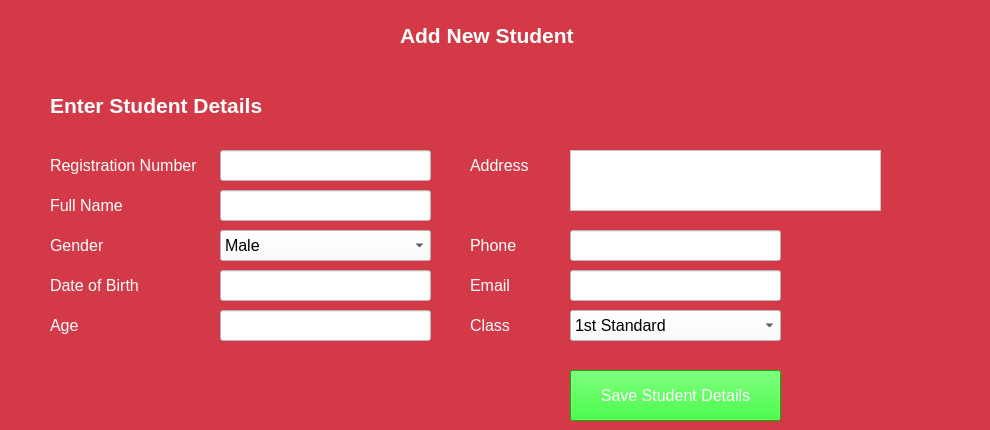
    <widget class="QWidget" name="tab">
     <property name="styleSheet">
      <string notr="true">color : rgb(255,255,255);

background-color : rgb(212,57,71)
</string>
     </property>
     <attribute name="title">
      <string>add stud</string>
     </attribute>
     <widget class="QLineEdit" name="tb11">
      <property name="geometry">
       <rect>
        <x>220</x>
        <y>150</y>
        <width>211</width>
        <height>31</height>
       </rect>
      </property>
      <property name="font">
       <font>
        <pointsize>12</pointsize>
       </font>
      </property>
      <property name="styleSheet">
       <string notr="true">background-color : rgb(255,255,255);
color : rgb(0,0,0)</string>
      </property>
     </widget>
     <widget class="QLabel" name="label">
      <property name="geometry">
       <rect>
        <x>50</x>
        <y>150</y>
        <width>151</width>
        <height>31</height>
       </rect>
      </property>
      <property name="font">
       <font>
        <pointsize>12</pointsize>
       </font>
      </property>
      <property name="text">
       <string>Registration Number</string>
      </property>
     </widget>
     <widget class="QLineEdit" name="tb12">
      <property name="geometry">
       <rect>
        <x>220</x>
        <y>190</y>
        <width>211</width>
        <height>31</height>
       </rect>
      </property>
      <property name="font">
       <font>
        <pointsize>12</pointsize>
       </font>
      </property>
      <property name="styleSheet">
       <string notr="true">background-color: rgb(255, 255, 255);

color : rgb(0,0,0)</string>
      </property>
     </widget>
     <widget class="QLabel" name="label_2">
      <property name="geometry">
       <rect>
        <x>50</x>
        <y>190</y>
        <width>161</width>
        <height>31</height>
       </rect>
      </property>
      <property name="font">
       <font>
        <pointsize>12</pointsize>
       </font>
      </property>
      <property name="text">
       <string>Full Name</string>
      </property>
     </widget>
     <widget class="QLabel" name="label_3">
      <property name="geometry">
       <rect>
        <x>50</x>
        <y>230</y>
        <width>161</width>
        <height>31</height>
       </rect>
      </property>
      <property name="font">
       <font>
        <pointsize>12</pointsize>
       </font>
      </property>
      <property name="text">
       <string>Gender</string>
      </property>
     </widget>
     <widget class="QComboBox" name="cb11">
      <property name="geometry">
       <rect>
        <x>220</x>
        <y>230</y>
        <width>211</width>
        <height>31</height>
       </rect>
      </property>
      <property name="font">
       <font>
        <pointsize>12</pointsize>
       </font>
      </property>
      <property name="styleSheet">
       <string notr="true">color : rgb(0,0,0);
background-color: rgb(255, 255, 255);</string>
      </property>
      <item>
       <property name="text">
        <string>Male</string>
       </property>
      </item>
      <item>
       <property name="text">
        <string>Female</string>
       </property>
      </item>
     </widget>
     <widget class="QLabel" name="label_4">
      <property name="geometry">
       <rect>
        <x>50</x>
        <y>310</y>
        <width>161</width>
        <height>31</height>
       </rect>
      </property>
      <property name="font">
       <font>
        <pointsize>12</pointsize>
       </font>
      </property>
      <property name="text">
       <string>Age</string>
      </property>
     </widget>
     <widget class="QLineEdit" name="tb13">
      <property name="geometry">
       <rect>
        <x>220</x>
        <y>270</y>
        <width>211</width>
        <height>31</height>
       </rect>
      </property>
      <property name="font">
       <font>
        <pointsize>12</pointsize>
       </font>
      </property>
      <property name="styleSheet">
       <string notr="true">background-color: rgb(255, 255, 255);

color : rgb(0,0,0)</string>
      </property>
     </widget>
     <widget class="QLabel" name="label_5">
      <property name="geometry">
       <rect>
        <x>470</x>
        <y>150</y>
        <width>81</width>
        <height>31</height>
       </rect>
      </property>
      <property name="font">
       <font>
        <pointsize>12</pointsize>
       </font>
      </property>
      <property name="text">
       <string>Address</string>
      </property>
     </widget>
     <widget class="QLineEdit" name="tb15">
      <property name="geometry">
       <rect>
        <x>570</x>
        <y>230</y>
        <width>211</width>
        <height>31</height>
       </rect>
      </property>
      <property name="font">
       <font>
        <pointsize>12</pointsize>
       </font>
      </property>
      <property name="styleSheet">
       <string notr="true">color : rgb(0,0,0);
background-color: rgb(255, 255, 255);</string>
      </property>
     </widget>
     <widget class="QLabel" name="label_6">
      <property name="geometry">
       <rect>
        <x>470</x>
        <y>230</y>
        <width>91</width>
        <height>31</height>
       </rect>
      </property>
      <property name="font">
       <font>
        <pointsize>12</pointsize>
       </font>
      </property>
      <property name="text">
       <string>Phone</string>
      </property>
     </widget>
     <widget class="QLineEdit" name="tb16">
      <property name="geometry">
       <rect>
        <x>570</x>
        <y>270</y>
        <width>211</width>
        <height>31</height>
       </rect>
      </property>
      <property name="font">
       <font>
        <pointsize>12</pointsize>
       </font>
      </property>
      <property name="styleSheet">
       <string notr="true">color : rgb(0,0,0);
background-color: rgb(255, 255, 255);</string>
      </property>
     </widget>
     <widget class="QLabel" name="label_7">
      <property name="geometry">
       <rect>
        <x>470</x>
        <y>270</y>
        <width>71</width>
        <height>31</height>
       </rect>
      </property>
      <property name="font">
       <font>
        <pointsize>12</pointsize>
       </font>
      </property>
      <property name="text">
       <string>Email</string>
      </property>
     </widget>
     <widget class="QLabel" name="label_8">
      <property name="geometry">
       <rect>
        <x>470</x>
        <y>310</y>
        <width>91</width>
        <height>31</height>
       </rect>
      </property>
      <property name="font">
       <font>
        <pointsize>12</pointsize>
       </font>
      </property>
      <property name="text">
       <string>Class</string>
      </property>
     </widget>
     <widget class="QTextEdit" name="mtb11">
      <property name="geometry">
       <rect>
        <x>570</x>
        <y>150</y>
        <width>311</width>
        <height>61</height>
       </rect>
      </property>
      <property name="font">
       <font>
        <pointsize>12</pointsize>
       </font>
      </property>
      <property name="styleSheet">
       <string notr="true">color : rgb(0,0,0);
background-color: rgb(255, 255, 255);</string>
      </property>
     </widget>
     <widget class="QLineEdit" name="tb14">
      <property name="geometry">
       <rect>
        <x>220</x>
        <y>310</y>
        <width>211</width>
        <height>31</height>
       </rect>
      </property>
      <property name="font">
       <font>
        <pointsize>12</pointsize>
       </font>
      </property>
      <property name="styleSheet">
       <string notr="true">color : rgb(0,0,0);
background-color: rgb(255, 255, 255);</string>
      </property>
     </widget>
     <widget class="QLabel" name="label_9">
      <property name="geometry">
       <rect>
        <x>50</x>
        <y>270</y>
        <width>161</width>
        <height>31</height>
       </rect>
      </property>
      <property name="font">
       <font>
        <pointsize>12</pointsize>
       </font>
      </property>
      <property name="text">
       <string>Date of Birth</string>
      </property>
     </widget>
     <widget class="QComboBox" name="cb12">
      <property name="geometry">
       <rect>
        <x>570</x>
        <y>310</y>
        <width>211</width>
        <height>31</height>
       </rect>
      </property>
      <property name="font">
       <font>
        <pointsize>12</pointsize>
       </font>
      </property>
      <property name="styleSheet">
       <string notr="true">color : rgb(0,0,0);
background-color: rgb(255, 255, 255);</string>
      </property>
      <item>
       <property name="text">
        <string>1st Standard</string>
       </property>
      </item>
      <item>
       <property name="text">
        <string>2st Standard</string>
       </property>
      </item>
      <item>
       <property name="text">
        <string>3rd Standard</string>
       </property>
      </item>
      <item>
       <property name="text">
        <string>4th Standard</string>
       </property>
      </item>
      <item>
       <property name="text">
        <string>5th Standard</string>
       </property>
      </item>
      <item>
       <property name="text">
        <string>6th Standard</string>
       </property>
      </item>
      <item>
       <property name="text">
        <string>7th Standard</string>
       </property>
      </item>
      <item>
       <property name="text">
        <string>8th Standard</string>
       </property>
      </item>
      <item>
       <property name="text">
        <string>9th Standard</string>
       </property>
      </item>
      <item>
       <property name="text">
        <string>10th Standard</string>
       </property>
      </item>
      <item>
       <property name="text">
        <string>11th Standard</string>
       </property>
      </item>
      <item>
       <property name="text">
        <string>12th Standard</string>
       </property>
      </item>
     </widget>
     <widget class="QPushButton" name="b11">
      <property name="geometry">
       <rect>
        <x>570</x>
        <y>370</y>
        <width>211</width>
        <height>51</height>
       </rect>
      </property>
      <property name="font">
       <font>
        <pointsize>12</pointsize>
       </font>
      </property>
      <property name="styleSheet">
       <string notr="true">background-color: rgb(0, 255, 0);</string>
      </property>
      <property name="text">
       <string>Save Student Details</string>
      </property>
     </widget>
     <widget class="QLabel" name="label_10">
      <property name="geometry">
       <rect>
        <x>400</x>
        <y>20</y>
        <width>251</width>
        <height>31</height>
       </rect>
      </property>
      <property name="font">
       <font>
        <pointsize>16</pointsize>
        <weight>75</weight>
        <bold>true</bold>
       </font>
      </property>
      <property name="text">
       <string>Add New Student</string>
      </property>
     </widget>
     <widget class="QLabel" name="l11">
      <property name="geometry">
       <rect>
        <x>50</x>
        <y>90</y>
        <width>931</width>
        <height>31</height>
       </rect>
      </property>
      <property name="font">
       <font>
        <pointsize>16</pointsize>
        <weight>75</weight>
        <bold>true</bold>
       </font>
      </property>
      <property name="styleSheet">
       <string notr="true">color : rgb(255,255,255);</string>
      </property>
      <property name="text">
       <string>Enter Student Details</string>
      </property>
     </widget>
    </widget>
